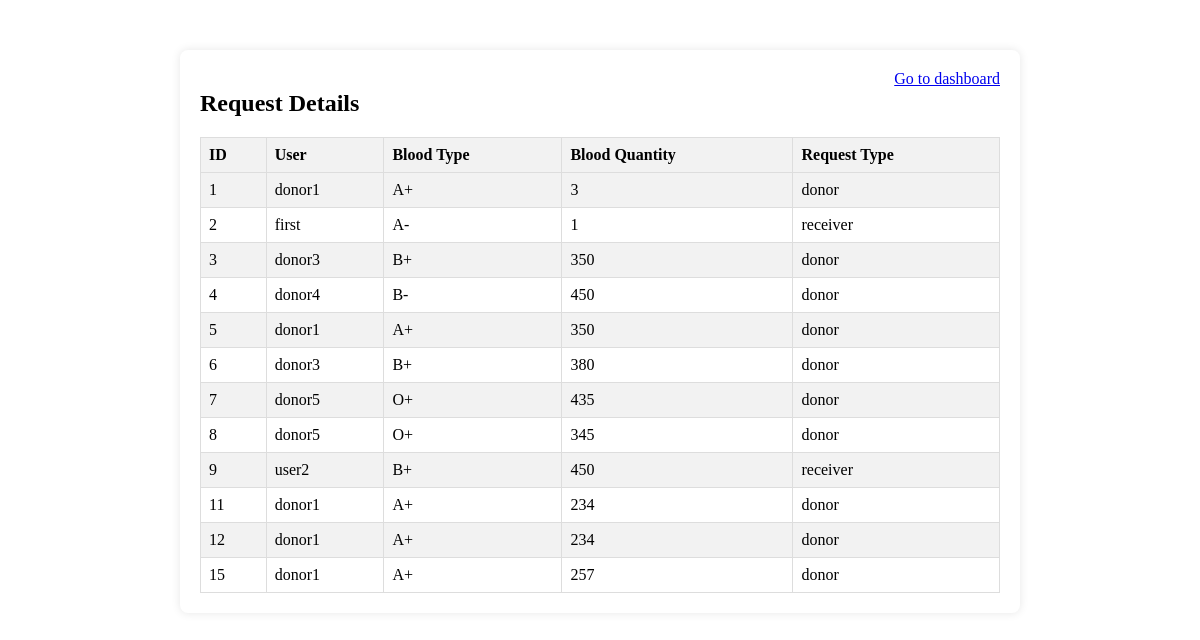
The page /request_detail.php on the database its author committed.
### tables this page shows
CREATE TABLE `request_detail` (
  `id` int(11) NOT NULL,
  `user` varchar(255) NOT NULL,
  `blood_type` varchar(5) NOT NULL,
  `blood_quantity` int(11) NOT NULL,
  `request_type` enum('donor','receiver') NOT NULL,
  `request_date` timestamp NOT NULL DEFAULT current_timestamp()
);

### request_detail.php (the view, shortened to what this page needs)
<!DOCTYPE html>
<html lang="en">
<head>
</head>
<body>
    <div class="container">
    <a href="admin_dashboard.php" style="float: right;">Go to dashboard</a>
        <h2>Request Details</h2>
        <table>
            <tr>
                <th>ID</th>
                <th>User</th>
                <th>Blood Type</th>
                <th>Blood Quantity</th>
                <th>Request Type</th>
            </tr>
            <?php
            $conn = new mysqli("localhost", "root", "", "blood_bank");
            $sql = "SELECT id, user, blood_type, blood_quantity, request_type FROM request_detail";
            $result = $conn->query($sql);
            if ($result->num_rows > 0) {
                while($row = $result->fetch_assoc()) {
                    echo "<tr>";
                    echo "<td>" . $row["id"] . "</td>";
                    echo "<td>" . $row["user"] . "</td>";
                    echo "<td>" . $row["blood_type"] . "</td>";
                    echo "<td>" . $row["blood_quantity"] . "</td>";
                    echo "<td>" . $row["request_type"] . "</td>";
                    echo "</tr>";
                }
            } else {
                echo "<tr><td colspan='5'>No results found</td></tr>";
            }
            ?>
        </table>
    </div>
</body>
</html>

### request_detail.php (style rules this page uses)
.container { max-width: 800px; margin: 50px auto; padding: 20px; background-color: #fff; border-radius: 8px; box-shadow: 0 0 10px rgba(0, 0, 0, 0.1); }
table { width: 100%; border-collapse: collapse; margin-top: 20px; }
table th, table td { border: 1px solid #ddd; padding: 8px; }
table th { background-color: #f2f2f2; }
table tr:nth-child(even) { background-color: #f2f2f2; }
table th, table td { text-align: left; }

### rows shown on the page
request_detail: id "1", user "donor1", blood_type "A+", blood_quantity "3", request_type "donor"
request_detail: id "2", user "first", blood_type "A-", blood_quantity "1", request_type "receiver"
request_detail: id "3", user "donor3", blood_type "B+", blood_quantity "350", request_type "donor"
request_detail: id "4", user "donor4", blood_type "B-", blood_quantity "450", request_type "donor"
request_detail: id "5", user "donor1", blood_type "A+", blood_quantity "350", request_type "donor"
request_detail: id "6", user "donor3", blood_type "B+", blood_quantity "380", request_type "donor"
request_detail: id "7", user "donor5", blood_type "O+", blood_quantity "435", request_type "donor"
request_detail: id "8", user "donor5", blood_type "O+", blood_quantity "345", request_type "donor"
request_detail: id "9", user "user2", blood_type "B+", blood_quantity "450", request_type "receiver"
request_detail: id "11", user "donor1", blood_type "A+", blood_quantity "234", request_type "donor"
request_detail: id "12", user "donor1", blood_type "A+", blood_quantity "234", request_type "donor"
request_detail: id "15", user "donor1", blood_type "A+", blood_quantity "257", request_type "donor"
